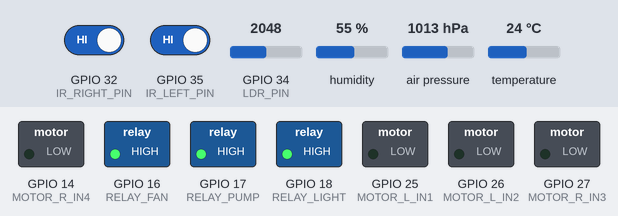
Recording of a sketch running on a simulated ESP32. Parts: switched loads named in the sketch (green lamp = pin HIGH). The test bench sets the inputs (shaded band); at power-on: humidity 55 %, GPIO 34 (LDR_PIN) = 2048, temperature 24 °C, GPIO 32 (IR_RIGHT_PIN) HIGH, GPIO 35 (IR_LEFT_PIN) HIGH, air pressure 1013 hPa. WiFi joins after 1.5 s; servers stay silent unless stated; no MQTT or app messages arrive unless stated.

Above: at 2.7 s.
2.8 s: humidity set to 42 %
4.7 s: humidity set to 38 %
At 6.1 s:
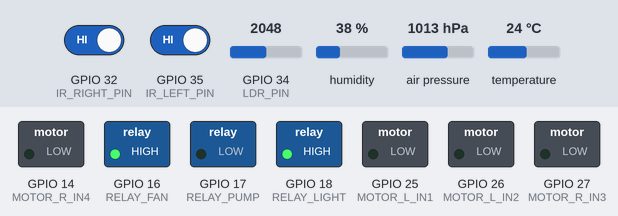
7.0 s: GPIO 34 (LDR_PIN) set to 1050
8.7 s: GPIO 34 (LDR_PIN) set to 957
At 10.7 s:
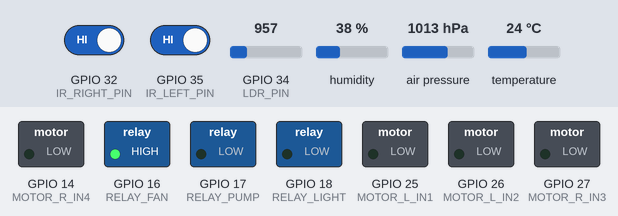
11.0 s: temperature set to 34.5 °C
12.7 s: temperature set to 35.5 °C
At 14.4 s:
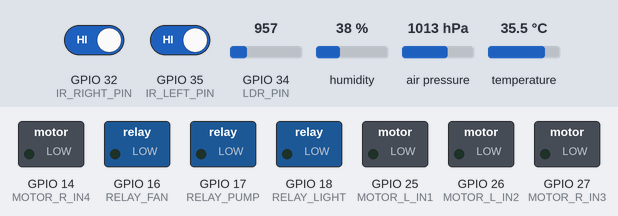
Timing chart, 0 to 15.9 s (numbered marks = the images above; inputs shaded):
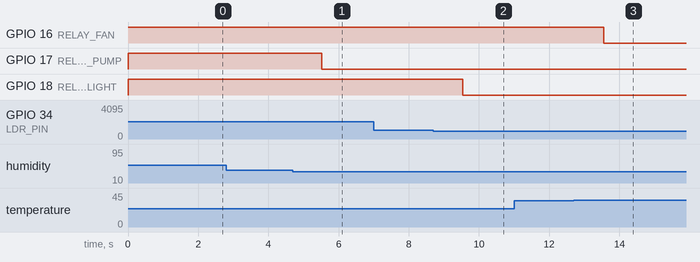

The sketch:

grenhose_rover.ino
```cpp
/*
 * Energy-Efficient Rover for Greenhouse Farming
 */

// --- BLYNK V2 CREDENTIALS (MUST BE AT THE VERY TOP) ---
#define BLYNK_TEMPLATE_ID   "YOUR_TEMPLATE_ID"
#define BLYNK_TEMPLATE_NAME "Greenhouse Rover"
#define BLYNK_AUTH_TOKEN    "YOUR_BLYNK_TOKEN"
#define BLYNK_PRINT Serial

#include <WiFi.h>
#include <WiFiUdp.h>
#include <PubSubClient.h>
#include <BlynkSimpleEsp32.h>
#include <Wire.h>
#include <Adafruit_Sensor.h>
#include <Adafruit_BMP280.h>
#include "DHT.h"
#include <freertos/FreeRTOS.h>
#include <freertos/task.h>
#include <freertos/semphr.h>
#include <math.h>

// --- Network Credentials ---
const char* ssid = "YOUR_WIFI_SSID";
const char* password = "YOUR_WIFI_PASSWORD";
const char* mqtt_server = "broker.hivemq.com";
const int udpPort = 1234;

// --- Pin Definitions (From README) ---
#define DHTPIN 4
#define DHTTYPE DHT22
#define BMP_SDA 21
#define BMP_SCL 22
#define LDR_PIN 34
#define IR_LEFT_PIN 35
#define IR_RIGHT_PIN 32

// Motors (L298N)
#define MOTOR_L_IN1 25
#define MOTOR_L_IN2 26
#define MOTOR_R_IN3 27
#define MOTOR_R_IN4 14

// Relays (Active LOW)
#define RELAY_FAN 16
#define RELAY_PUMP 17
#define RELAY_LIGHT 18
#define RELAY_ON LOW
#define RELAY_OFF HIGH

// --- Global Objects ---
WiFiUDP udp;
WiFiClient espClient;
PubSubClient mqttClient(espClient);
DHT dht(DHTPIN, DHTTYPE);
Adafruit_BMP280 bmp;

// --- Shared Data & RTOS Primitives ---
struct SensorData {
  float temp;
  float humidity;
  float pressure;
  int light;
  int irLeft;
  int irRight;

  bool fanState;
  bool pumpState;
  bool lightState;

  bool anomaly;
  bool autoMode;
};
SensorData roverData;

SemaphoreHandle_t xMutexSensor;
SemaphoreHandle_t xSemFwd;
SemaphoreHandle_t xSemRev;
SemaphoreHandle_t xSemLeft;
SemaphoreHandle_t xSemRight;
SemaphoreHandle_t xSemStop;

// Z-Score Buffer
const int WINDOW_SIZE = 10;
float tempBuffer[WINDOW_SIZE] = {0};
int bufferIndex = 0;
bool bufferFilled = false;

// --- Task Declarations ---
void Task1_SensorRead(void *pvParameters);
void Task2_AnomalyDetect(void *pvParameters);
void Task4_Actuator(void *pvParameters);
void Task5_UDPListener(void *pvParameters);
void Task5_MotorControl(void *pvParameters);
void Task6_MQTTPublish(void *pvParameters);
void Task7_BlynkSync(void *pvParameters);
void Task8_LineFollow(void *pvParameters);

// --- Setup ---
void setup() {
  Serial.begin(115200);
  Wire.begin(BMP_SDA, BMP_SCL);

  // Initialize Pins
  pinMode(LDR_PIN, INPUT);
  pinMode(IR_LEFT_PIN, INPUT); pinMode(IR_RIGHT_PIN, INPUT);
  pinMode(MOTOR_L_IN1, OUTPUT); pinMode(MOTOR_L_IN2, OUTPUT);
  pinMode(MOTOR_R_IN3, OUTPUT); pinMode(MOTOR_R_IN4, OUTPUT);
  pinMode(RELAY_FAN, OUTPUT); pinMode(RELAY_PUMP, OUTPUT); pinMode(RELAY_LIGHT, OUTPUT);

  // Safe Startup State
  digitalWrite(RELAY_FAN, RELAY_OFF);
  digitalWrite(RELAY_PUMP, RELAY_OFF);
  digitalWrite(RELAY_LIGHT, RELAY_OFF);
  stopMotors();

  // Initialize Sensors
  dht.begin();
  if (!bmp.begin(0x76)) { Serial.println("BMP280 init failed!"); }

  // Network Init
  WiFi.begin(ssid, password);
  while (WiFi.status() != WL_CONNECTED) { delay(500); }
  udp.begin(udpPort);
  mqttClient.setServer(mqtt_server, 1883);
  Blynk.config(BLYNK_AUTH_TOKEN);

  // Create RTOS Primitives
  xMutexSensor = xSemaphoreCreateMutex();
  xSemFwd = xSemaphoreCreateBinary();
  xSemRev = xSemaphoreCreateBinary();
  xSemLeft = xSemaphoreCreateBinary();
  xSemRight = xSemaphoreCreateBinary();
  xSemStop = xSemaphoreCreateBinary();

  // --- Task Scheduling (Per README Spec) ---

  // Core 1: Sensing & Logic
  xTaskCreatePinnedToCore(Task1_SensorRead, "Task1_Sensor", 2048, NULL, 3, NULL, 1);
  xTaskCreatePinnedToCore(Task2_AnomalyDetect, "Task2_Anomaly", 2048, NULL, 3, NULL, 1);
  xTaskCreatePinnedToCore(Task4_Actuator, "Task4_Actuator", 2048, NULL, 2, NULL, 1); // Round-Robin falls under same priority bracket
  xTaskCreatePinnedToCore(Task6_MQTTPublish, "Task6_MQTT", 4096, NULL, 1, NULL, 1);
  xTaskCreatePinnedToCore(Task7_BlynkSync, "Task7_Blynk", 4096, NULL, 1, NULL, 1);

  // Core 0: Comms & Motor Control
  xTaskCreatePinnedToCore(Task5_UDPListener, "Task5_UDP", 2048, NULL, 4, NULL, 0);
  xTaskCreatePinnedToCore(Task5_MotorControl, "Task5_Motors", 2048, NULL, 4, NULL, 0);
  xTaskCreatePinnedToCore(Task8_LineFollow, "Task8_Auto", 2048, NULL, 4, NULL, 0);
}

void loop() {
  Blynk.run(); // Maintain Blynk connection
  mqttClient.loop(); // Maintain MQTT connection
  vTaskDelay(pdMS_TO_TICKS(10)); // Yield to RTOS
}

// --- Task 1: Sensor Acquisition (Core 1) ---
void Task1_SensorRead(void *pvParameters) {
  for (;;) {
    if (xSemaphoreTake(xMutexSensor, portMAX_DELAY)) {
      roverData.temp = dht.readTemperature();
      roverData.humidity = dht.readHumidity();
      roverData.pressure = bmp.readPressure() / 100.0F; // hPa
      roverData.light = analogRead(LDR_PIN);
      roverData.irLeft = digitalRead(IR_LEFT_PIN);
      roverData.irRight = digitalRead(IR_RIGHT_PIN);
      xSemaphoreGive(xMutexSensor);
    }
    vTaskDelay(pdMS_TO_TICKS(2000));
  }
}

// --- Task 2: Rolling Z-Score Anomaly Detection (Core 1) ---
void Task2_AnomalyDetect(void *pvParameters) {
  for (;;) {
    if (xSemaphoreTake(xMutexSensor, portMAX_DELAY)) {
      float currentTemp = roverData.temp;
      float currentHum = roverData.humidity;
      bool isAnomaly = false;

      // 1. Hard-Range Sanity Check
      if (isnan(currentTemp) || isnan(currentHum) ||
          currentTemp < -10.0 || currentTemp > 80.0 ||
          currentHum < 0.0 || currentHum > 100.0) {
        isAnomaly = true;
      }
      // 2. Statistical Z-Score (3σ)
      else {
        // Update circular buffer
        tempBuffer[bufferIndex] = currentTemp;
        bufferIndex = (bufferIndex + 1) % WINDOW_SIZE;
        if (bufferIndex == 0) bufferFilled = true;

        if (bufferFilled) {
          float sum = 0, mean = 0, variance = 0, stdDev = 0;

          // Calculate Mean
          for (int i = 0; i < WINDOW_SIZE; i++) sum += tempBuffer[i];
          mean = sum / WINDOW_SIZE;

          // Calculate Standard Deviation
          for (int i = 0; i < WINDOW_SIZE; i++) {
            variance += pow(tempBuffer[i] - mean, 2);
          }
          stdDev = sqrt(variance / WINDOW_SIZE);

          // Check if current reading is > 3σ from mean
          if (stdDev > 0 && abs(currentTemp - mean) > (3 * stdDev)) {
            isAnomaly = true;
          }
        }
      }

      roverData.anomaly = isAnomaly;
      xSemaphoreGive(xMutexSensor);

      // Trigger MQTT alert immediately if anomaly detected
      if (isAnomaly) {
        mqttClient.publish("greenhouse/rover/status", "{\"alert\":\"SENSOR_ANOMALY\"}");
      }
    }
    vTaskDelay(pdMS_TO_TICKS(2000));
  }
}

// --- Task 4: Actuator Control (Active LOW) (Core 1) ---
void Task4_Actuator(void *pvParameters) {
  for (;;) {
    if (xSemaphoreTake(xMutexSensor, portMAX_DELAY)) {
      if (roverData.anomaly) {
        // Safe-off state on anomaly
        digitalWrite(RELAY_FAN, RELAY_OFF);
        digitalWrite(RELAY_PUMP, RELAY_OFF);
        digitalWrite(RELAY_LIGHT, RELAY_OFF);
        roverData.fanState = roverData.pumpState = roverData.lightState = false;
      } else {
        // Threshold Logic
        roverData.fanState = (roverData.temp > 35.0);
        digitalWrite(RELAY_FAN, roverData.fanState ? RELAY_ON : RELAY_OFF);

        roverData.lightState = (roverData.light < 1000);
        digitalWrite(RELAY_LIGHT, roverData.lightState ? RELAY_ON : RELAY_OFF);

        // Example Pump threshold based on Humidity if soil sensor isn't present
        roverData.pumpState = (roverData.humidity < 40.0);
        digitalWrite(RELAY_PUMP, roverData.pumpState ? RELAY_ON : RELAY_OFF);
      }
      xSemaphoreGive(xMutexSensor);
    }
    vTaskDelay(pdMS_TO_TICKS(1000));
  }
}

// --- Task 5: UDP Listener (Core 0) ---
void Task5_UDPListener(void *pvParameters) {
  char packetBuffer[10];
  for (;;) {
    int packetSize = udp.parsePacket();
    if (packetSize) {
      int len = udp.read(packetBuffer, 10);
      if (len > 0) packetBuffer[len] = 0;
      char cmd = packetBuffer[0];

      if (xSemaphoreTake(xMutexSensor, portMAX_DELAY)) {
        if (cmd == 'A') roverData.autoMode = true;
        else roverData.autoMode = false;
        xSemaphoreGive(xMutexSensor);
      }

      // Signal Semaphores
      switch(cmd) {
        case 'F': xSemaphoreGive(xSemFwd); break;
        case 'B': xSemaphoreGive(xSemRev); break;
        case 'L': xSemaphoreGive(xSemLeft); break;
        case 'R': xSemaphoreGive(xSemRight); break;
        case 'S': xSemaphoreGive(xSemStop); break;
      }
    }
    vTaskDelay(pdMS_TO_TICKS(50));
  }
}

// --- Task 5: Motor Execution (Core 0) ---
void Task5_MotorControl(void *pvParameters) {
  for (;;) {
    bool isAuto = false;
    if (xSemaphoreTake(xMutexSensor, portMAX_DELAY)) {
      isAuto = roverData.autoMode;
      xSemaphoreGive(xMutexSensor);
    }

    if (!isAuto) {
      if (xSemaphoreTake(xSemFwd, 0)) moveForward();
      else if (xSemaphoreTake(xSemRev, 0)) moveBackward();
      else if (xSemaphoreTake(xSemLeft, 0)) turnLeft();
      else if (xSemaphoreTake(xSemRight, 0)) turnRight();
      else if (xSemaphoreTake(xSemStop, 0)) stopMotors();
    }
    vTaskDelay(pdMS_TO_TICKS(20));
  }
}

// --- Task 8: Line Follow Logic (Core 0) ---
void Task8_LineFollow(void *pvParameters) {
  for (;;) {
    bool isAuto = false;
    int lIR = 0, rIR = 0;

    if (xSemaphoreTake(xMutexSensor, portMAX_DELAY)) {
      isAuto = roverData.autoMode;
      lIR = roverData.irLeft;
      rIR = roverData.irRight;
      xSemaphoreGive(xMutexSensor);
    }

    if (isAuto) {
      if (lIR == LOW && rIR == LOW) moveForward();
      else if (lIR == HIGH && rIR == LOW) turnLeft();
      else if (lIR == LOW && rIR == HIGH) turnRight();
      else stopMotors();
    }
    vTaskDelay(pdMS_TO_TICKS(50));
  }
}

// --- Task 6: MQTT Telemetry Publish (Core 1) ---
void Task6_MQTTPublish(void *pvParameters) {
  for (;;) {
    if (mqttClient.connected() && xSemaphoreTake(xMutexSensor, portMAX_DELAY)) {
      char payload[256];
      snprintf(payload, sizeof(payload),
        "{\"temp\":%.2f,\"humidity\":%.2f,\"pressure\":%.2f,\"light\":%d,\"fan\":%d,\"pump\":%d,\"light_relay\":%d,\"anomaly\":%d}",
        roverData.temp, roverData.humidity, roverData.pressure, roverData.light,
        roverData.fanState, roverData.pumpState, roverData.lightState, roverData.anomaly);

      mqttClient.publish("greenhouse/rover/sensors", payload);
      xSemaphoreGive(xMutexSensor);
    } else if (!mqttClient.connected()) {
      mqttClient.connect("ESP32RoverClient");
    }
    vTaskDelay(pdMS_TO_TICKS(5000));
  }
}

// --- Task 7: Blynk Sync (Core 1) ---
void Task7_BlynkSync(void *pvParameters) {
  for (;;) {
    if (Blynk.connected() && xSemaphoreTake(xMutexSensor, portMAX_DELAY)) {
      Blynk.virtualWrite(V0, roverData.temp);
      Blynk.virtualWrite(V1, roverData.humidity);
      Blynk.virtualWrite(V2, roverData.pressure);
      Blynk.virtualWrite(V3, roverData.light);
      Blynk.virtualWrite(V4, roverData.fanState);
      Blynk.virtualWrite(V5, roverData.pumpState);
      Blynk.virtualWrite(V6, roverData.lightState);
      Blynk.virtualWrite(V7, roverData.anomaly);
      xSemaphoreGive(xMutexSensor);
    }
    vTaskDelay(pdMS_TO_TICKS(3000));
  }
}

// --- Hardware Motor Helper Functions ---
void moveForward()  { digitalWrite(MOTOR_L_IN1, HIGH); digitalWrite(MOTOR_R_IN3, HIGH); digitalWrite(MOTOR_L_IN2, LOW); digitalWrite(MOTOR_R_IN4, LOW); }
void moveBackward() { digitalWrite(MOTOR_L_IN2, HIGH); digitalWrite(MOTOR_R_IN4, HIGH); digitalWrite(MOTOR_L_IN1, LOW); digitalWrite(MOTOR_R_IN3, LOW); }
void turnLeft()     { digitalWrite(MOTOR_L_IN2, HIGH); digitalWrite(MOTOR_R_IN3, HIGH); digitalWrite(MOTOR_L_IN1, LOW); digitalWrite(MOTOR_R_IN4, LOW); }
void turnRight()    { digitalWrite(MOTOR_L_IN1, HIGH); digitalWrite(MOTOR_R_IN4, HIGH); digitalWrite(MOTOR_L_IN2, LOW); digitalWrite(MOTOR_R_IN3, LOW); }
void stopMotors()   { digitalWrite(MOTOR_L_IN1, LOW); digitalWrite(MOTOR_R_IN3, LOW); digitalWrite(MOTOR_L_IN2, LOW); digitalWrite(MOTOR_R_IN4, LOW); }
```

Measured:
- the behaviour switches between 40 and 39 % on humidity (found by bisection; images 0 and 1)
- the behaviour switches between 1000 and 999 on GPIO 34 (LDR_PIN) (found by bisection; images 1 and 2)
- the behaviour switches between 35 and 35.1 °C on temperature (found by bisection; images 2 and 3)
- after the input at 2.8 s, every drawn part: stays the same
- after the input at 4.7 s, GPIO 17 (RELAY_PUMP): HIGH → LOW after 0.82 s
- after the input at 7.0 s, every drawn part: stays the same
- after the input at 8.7 s, GPIO 18 (RELAY_LIGHT): HIGH → LOW after 0.84 s
- after the input at 11.0 s, every drawn part: stays the same
- after the input at 12.7 s, GPIO 16 (RELAY_FAN): HIGH → LOW after 0.85 s
